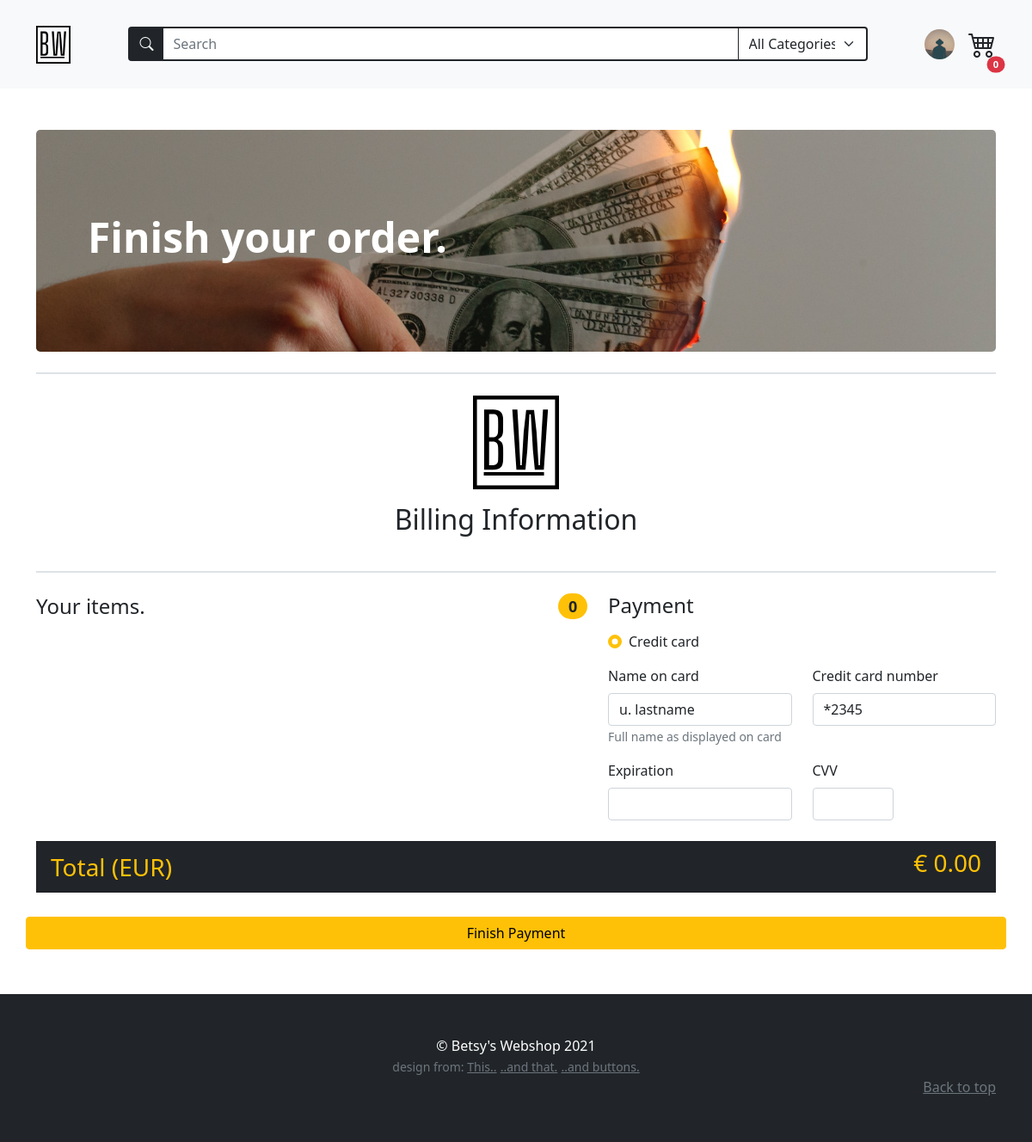
Page /checkout (signed in) on the committed database.
### models.py (models this page shows, shortened)
class BaseModel(db_wrapper.Model):
    class Meta:
        database = db

class User(BaseModel, UserMixin):
    first_name = CharField(index=True, max_length=30, null=True, default="user")
    last_name = CharField(max_length=120, null=True, default="lastname")
    address = CharField(max_length=200, null=True, default="street")
    city = CharField(max_length=50, null=True, default="city")
    country = CharField(max_length=50, null=True)
    cc_number = IntegerField(null=True, default=12345)
    username = CharField(index=True, max_length=30, unique=True)
    email = CharField(index=True, max_length=50, unique=True)
    password = CharField(max_length=255)
    profile_pic = CharField(null=True, default="default_user.jpg")

### routes.py (the view)
@app.route("/checkout")
@login_required
def checkout_page():
    create_dynamic_formselect(session, ProductAmountForm, SelectField)
    login_form = LoginForm(prefix="login_form")
    register_form = RegistrationForm(prefix="register_form")
    search_form = SearchForm(prefix="search_form")
    search_form.search_tag.choices = get_alpha_tag_names()
    update_account_form = UpdateAccountForm(
        prefix="update_account", country=current_user.country
    )
    add_product_form = AddProductForm(prefix="add-product")
    return render_template(
        "checkout.html",
        title="Checkout",
        login_form=login_form,
        register_form=register_form,
        search_form=search_form,
        update_account_form=update_account_form,
        add_product_form=add_product_form,
        all_products=Product.select(),
        get_name_on_cc=get_name_on_cc,
        create_hidden_cc=create_hidden_cc,
        product_amount_form=ProductAmountForm(prefix="product_amount"),
    )

### forms.py (shortened to what this page needs)
class LoginForm(FlaskForm):
    email = StringField(
        "Email", validators=[InputRequired(), Length(min=2, max=50), Email()]
    )
    password = PasswordField("Your Password", validators=[InputRequired()])
    login = SubmitField("Login!")

class RegistrationForm(FlaskForm):
    username = StringField(
        "Username",
        validators=[InputRequired(), Length(min=2, max=30)],
    )
    email = StringField(
        "Email", validators=[InputRequired(), Length(min=5, max=50), Email()]
    )
    password = PasswordField(
        "Set Password",
        validators=[
            InputRequired(),
            EqualTo(
                "password_confirm", message="Password must be identical in both inputs"
            ),
            Length(min=5, max=20),
        ],
    )
    password_confirm = PasswordField("Confirm Password", validators=[InputRequired()])
    auto_login = BooleanField("Log me in if this works!!!")
    submit = SubmitField("Sign Up")

### main.py (called while the page is built)
def get_alpha_tag_names() -> tuple[Tag]:
    tags = Tag.select().order_by(Tag.name)
    tag_list = [(tag.name, tag.name) for tag in tags]
    tag_list.insert(0, ("All", "All Categories"))
    return tag_list

def get_name_on_cc(user_id):
    user = User.get(user_id)
    first_name = user.first_name
    last_name = user.last_name
    full_name = first_name[0] + ". " + last_name
    return full_name

def create_hidden_cc(num):
    return str(num)[-4:].rjust(len(str(num)), "*")

def create_dynamic_formselect(session, form, field):
    if session.get("cart"):
        for product_id in session["cart"]:
            stock = Product.get(product_id).stock
            setattr(
                form,
                str(f"product_id-{product_id}"),
                field("Amount", choices=[i for i in range(1, stock + 1)], coerce=int),
            )

### routes.py (called while the page is built)
@login_manager.user_loader
def load_user(user_id):
    return User.get_by_id(user_id)

### templates/checkout.html (shortened to what this page needs)
{% extends "base.html" %}
 {% block content %}
<div class="container py-5">
  <div class="p-5 mb-4 bg-dark rounded-3 checkout-banner banner">
    <div class="container-fluid py-5">
      <h1 class="display-5 fw-bold text-white">Finish your order.</h1>
    </div>
  </div>
  <div class="py-4 text-center border-bottom border-top border-2 mb-4">
    <img
      src="{{url_for('static', filename='assets/brand.svg')}}"
      alt=""
      width="100"
      class="d-inline-block align-text-top"
    />
    <h2 class="my-3">Billing Information</h2>
  </div>
  <form
    action="{{url_for('checkout_payment')}}"
    method="POST"
    class="row d-flex justify-content-between"
  >
    <div class="col-xl-7 order-1">
      <h4 class="d-flex justify-content-between align-items-center mb-3">
        <span>Your items.</span>
        <span class="badge bg-warning text-dark rounded-pill"
          >{{session['cart']| length}}</span
        >
      </h4>
      {% set prefix = 'product_id-' %}
    </div>
    <ul class="order-3 my-4">
      <li
        class="
          list-group-item
          d-flex
          justify-content-between
          bg-dark
          text-warning
        "
      >
        <span class="fs-3">Total (EUR)</span>
        <h3 id="totalPriceCheckout"></h3>
      </li>
    </ul>
    <div class="col-xl-5 order-2">
      <h4 class="mb-3">Payment</h4>
      <div class="my-3">
        <div class="form-check">
          <input
            id="credit"
            name="paymentMethod"
            type="radio"
            class="form-check-input"
            checked
          />
          <label class="form-check-label" for="credit">Credit card</label>
        </div>
      </div>
      <div class="row gy-3">
        <div class="col-lg-6">
          <label for="cc-name" class="form-label">Name on card</label>
          {% if current_user.first_name %}
          <input
            type="text"
            class="form-control"
            id="cc-name"
            value="{{  get_name_on_cc(current_user.id)  }}"
          />
          {% endif %}
          <small class="text-muted">Full name as displayed on card</small>
        </div>
        <div class="col-lg-6">
          <label for="cc-number" class="form-label">Credit card number</label>
          {% if current_user.cc_number %}
          <input
            type="text"
            class="form-control"
            id="cc-number"
            required
            value="{{create_hidden_cc(current_user.cc_number)}}"
          />
          {% endif %}
        </div>
        <div class="col-sm-5 col-md-6">
          <label for="cc-expiration" class="form-label">Expiration</label>
          <input type="text" class="form-control" id="cc-expiration" />
        </div>
        <div class="col-md-4 col-lg-3">
          <label for="cc-cvv" class="form-label">CVV</label>
          <input type="text" class="form-control" id="cc-cvv" />
        </div>
      </div>
    </div>
    {{product_amount_form.submit(class="btn btn-warning order-last my-1")}}
  </form>
</div>
{% endblock content %}

### templates/navbar.html (shortened to what this page needs)
<nav
  class="navbar navbar-expand-md navbar-light bg-light sticky-top"
>
  <div class="container py-3">
    <a class="navbar-brand" href="{{url_for('home') }}"
      ><img
        src="{{url_for('static', filename='assets/brand.svg')}}"
        alt=""
        width="40"
        class="d-inline-block align-text-top"
    /></a>
    {% include "searchbar.html" %}
        <ul class="nav">
        {% if current_user.is_authenticated %}
        <li class="nav-item dropdown position-relative d-flex align-items-center">
          <div class="profile-icon-container" id="navbarDropdown" data-bs-toggle="dropdown" aria-expanded="false" >
            <img
            style="width: 35px; height: 35px; object-fit: cover"
            class="rounded-circle mx-3 profile-icon d-block align-bottom "
            src="{{url_for('static', filename='/profile_pics/' + current_user.profile_pic )}}"
            alt="user thumbnail"
          />
          </div>
        </li>
        <li class="d-flex cart-icon position-relative" type="button" data-bs-toggle="offcanvas" data-bs-target="#offcanvasCart" aria-controls="offcanvasCart" >
          <i class="bi bi-cart4" style="font-size: 2rem;"></i>
          <span class="position-absolute top-100 start-100 translate-middle badge rounded-pill bg-danger" style="font-size: .7rem;">{{session['cart'] | length}}</span>
        </li>
        {% endif %}
      </ul>
    </div>
</nav>

### static/styles.css (style rules this page uses)
.profile-icon-container { transition: 0.2s transform ease-in; }
.profile-icon { font-size: 2rem; }
.cart-icon { transition: 0.2s transform ease-in; }
.banner { background-repeat: no-repeat; background-size: cover; }
.checkout-banner { background-image: url("../static/assets/checkout.jpg"); background-position: center center; }
.form-check-input:checked { background-color: #ffc107 !important; border-color: #ffc107 !important; }

### rows in the picture
User: profile_pic (placeholder picture), first_name+last_name "u. lastname", cc_number "*2345"

### other values in the picture
{{ session['cart'] | length }} "0"
{{ session['cart']| length }} "0"
